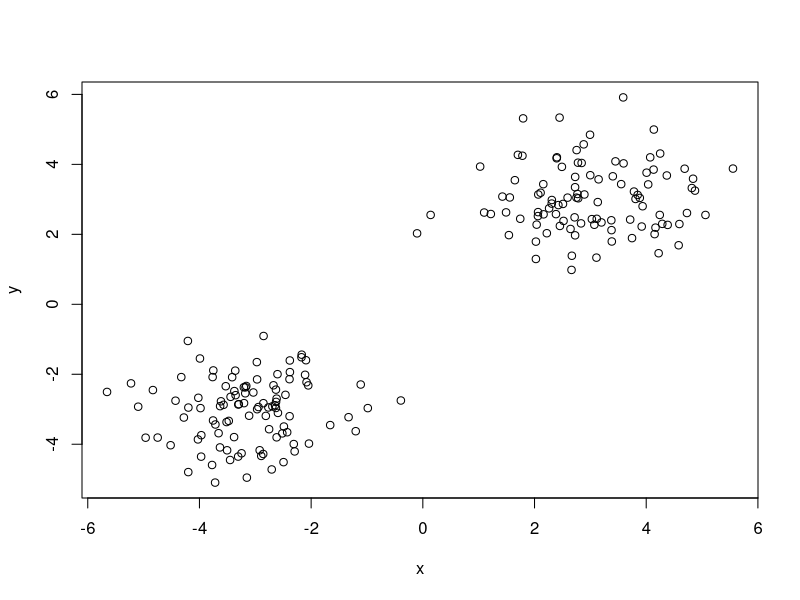
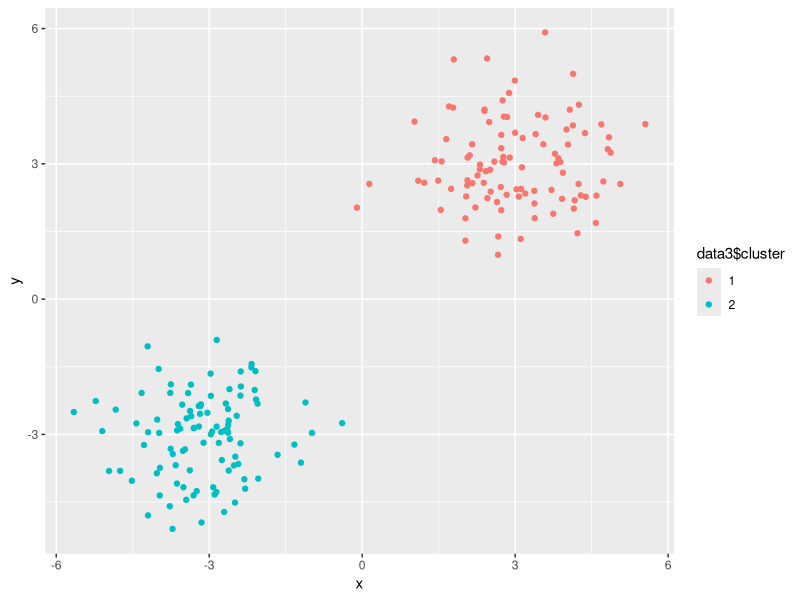

These figures' R source, in order:
## ---- chunk 1
library(dplyr)
library(ggplot2)
## ---- chunk 2
dat1 <- data.frame(x = rnorm(100) + 3, y = rnorm(100) + 3)

dat2 <- data.frame(x = rnorm(100) - 3, y = rnorm(100) - 3)

data.comb <- bind_rows(dat1, dat2)
## ---- chunk 3
plot(data.comb)
## ---- chunk 4
km <- kmeans(data.comb, centers = 2, nstart = 3)

data3 <- cbind(data.comb, km[1])

data3$cluster <- as.factor(data3$cluster)
## ---- chunk 5
ggplot(data3, aes(x, y, color = data3$cluster)) +
  geom_point()
